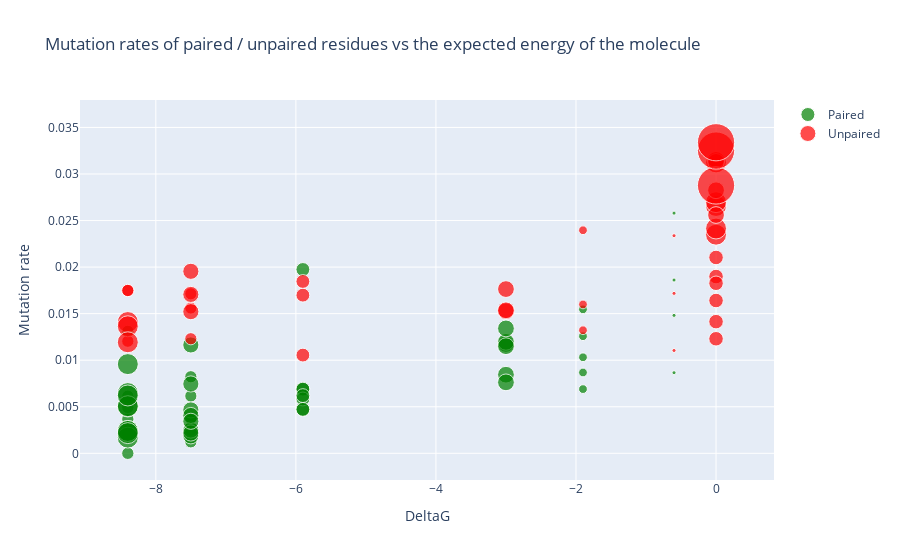

Source (notebook cell):
### Markdown cell above
## DeltaG vs mutation fraction

### Code cell
fig = study.deltaG_vs_mut_rates(sample=sample, section='ROI', family=family, base_type=['A','C'])['fig']
fig.show()
fig.write_html(os.path.join(path_figs, 'deltaG_vs_mut_rates.html'))
